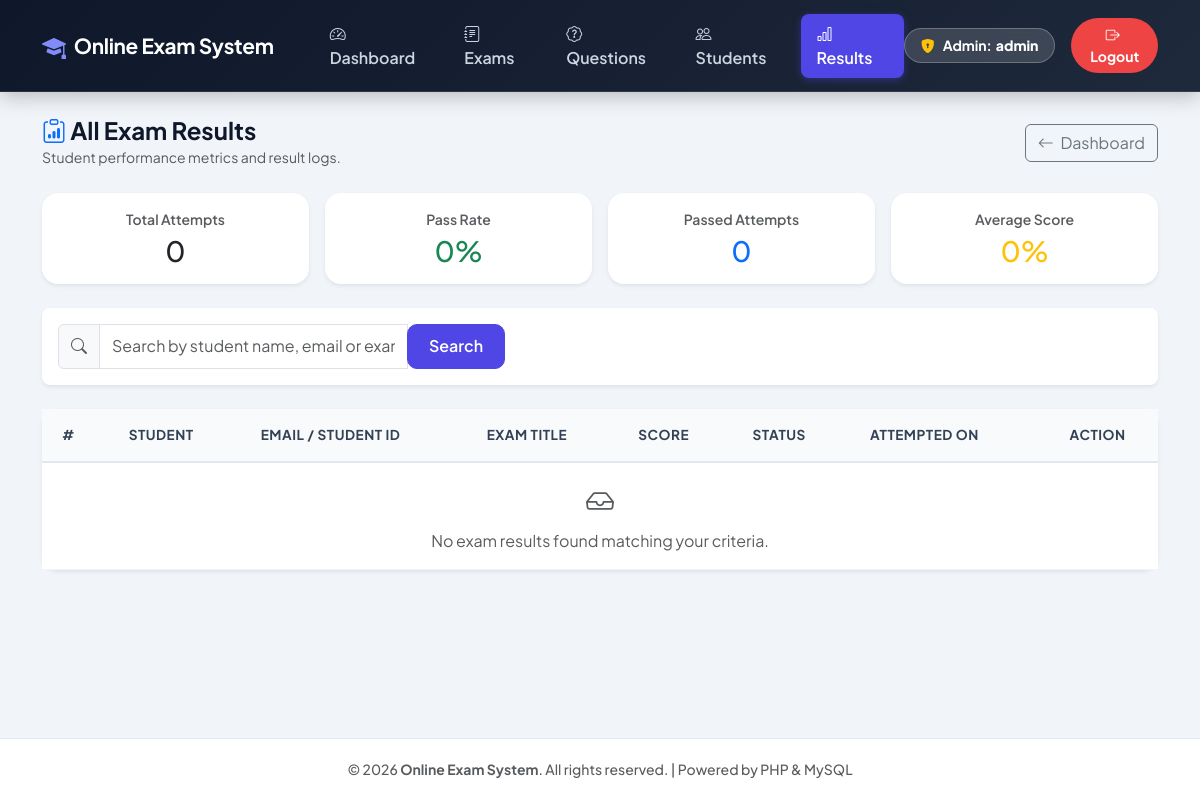
The page /admin/view-results.php (signed in) on the database as committed earlier.
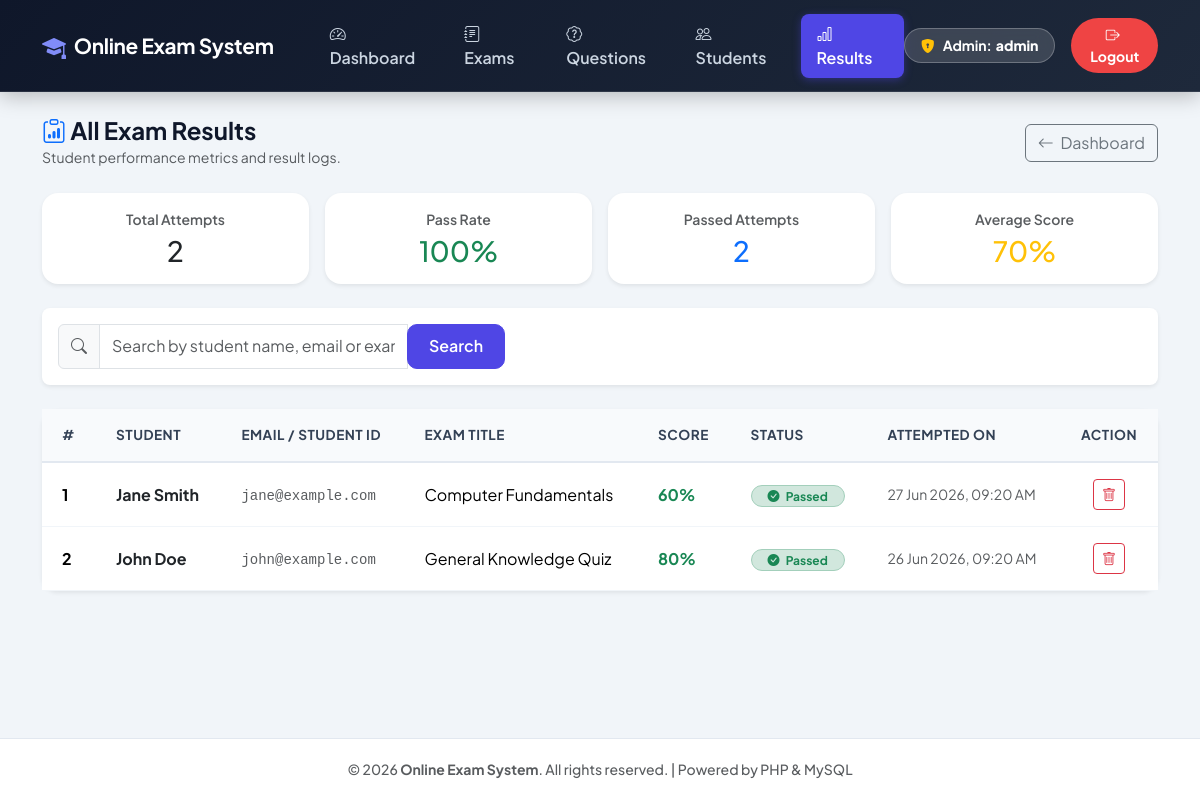
The same page on the database as committed later.
### tables this page shows
CREATE TABLE IF NOT EXISTS results (
    id INT AUTO_INCREMENT PRIMARY KEY,
    student_id INT NOT NULL,
    exam_id INT NOT NULL,
    score INT NOT NULL,
    attempted_at DATETIME DEFAULT CURRENT_TIMESTAMP,
    FOREIGN KEY (student_id) REFERENCES students(id) ON DELETE CASCADE,
    FOREIGN KEY (exam_id) REFERENCES exams(id) ON DELETE CASCADE
);

CREATE TABLE IF NOT EXISTS students (
    id INT AUTO_INCREMENT PRIMARY KEY,
    name VARCHAR(100) NOT NULL,
    email VARCHAR(100) NOT NULL UNIQUE,
    password VARCHAR(255) NOT NULL
);

CREATE TABLE IF NOT EXISTS exams (
    id INT AUTO_INCREMENT PRIMARY KEY,
    title VARCHAR(150) NOT NULL,
    duration_minutes INT NOT NULL DEFAULT 30
);

### admin/view-results.php (the view, shortened to what the changed rows need)
<?php
include '../includes/header.php';
include '../config/db.php';
$where_sql = "";
$results_query = "SELECT r.*, s.name AS student_name, s.email, e.title AS exam_title,
                 (SELECT COUNT(*) FROM questions q WHERE q.exam_id = e.id) AS total_q
                 FROM results r
                 JOIN students s ON r.student_id = s.id
                 JOIN exams e ON r.exam_id = e.id
                 $where_sql
                 ORDER BY r.attempted_at DESC";
$results = mysqli_query($conn, $results_query);
$q_stats = mysqli_query($conn, "SELECT
    COUNT(*) AS total_attempts,
    SUM(CASE WHEN score >= 50 THEN 1 ELSE 0 END) AS passed_count,
    SUM(CASE WHEN score < 50 THEN 1 ELSE 0 END) AS failed_count,
    AVG(score) AS avg_score
    FROM results");
$stats = ($q_stats ? mysqli_fetch_assoc($q_stats) : null);
$total_attempts = $stats['total_attempts'] ?? 0;
$passed_count = $stats['passed_count'] ?? 0;
$avg_score = round($stats['avg_score'] ?? 0, 1);
$pass_rate = $total_attempts > 0 ? round(($passed_count / $total_attempts) * 100, 1) : 0;
?>
<div class="row g-3 mb-4">
    <div class="col-md-3 col-6">
        <div class="card shadow-sm border-0 rounded-4 p-3 text-center bg-white">
            <small class="text-muted fw-semibold">Total Attempts</small>
            <h3 class="fw-extrabold text-dark mb-0 mt-1"><?php echo $total_attempts; ?></h3>
        </div>
    </div>
    <div class="col-md-3 col-6">
        <div class="card shadow-sm border-0 rounded-4 p-3 text-center bg-white">
            <small class="text-muted fw-semibold">Pass Rate</small>
            <h3 class="fw-extrabold text-success mb-0 mt-1"><?php echo $pass_rate; ?>%</h3>
        </div>
    </div>
    <div class="col-md-3 col-6">
        <div class="card shadow-sm border-0 rounded-4 p-3 text-center bg-white">
            <small class="text-muted fw-semibold">Passed Attempts</small>
            <h3 class="fw-extrabold text-primary mb-0 mt-1"><?php echo $passed_count; ?></h3>
        </div>
    </div>
    <div class="col-md-3 col-6">
        <div class="card shadow-sm border-0 rounded-4 p-3 text-center bg-white">
            <small class="text-muted fw-semibold">Average Score</small>
            <h3 class="fw-extrabold text-warning mb-0 mt-1"><?php echo $avg_score; ?>%</h3>
        </div>
    </div>
</div>
<div class="card shadow-sm border-0 rounded-4">
    <div class="card-body p-0">
        <div class="table-responsive">
            <table class="table custom-table align-middle mb-0">
                <thead>
                    <tr>
                        <th class="ps-4">#</th>
                        <th>Student</th>
                        <th>Email / Student ID</th>
                        <th>Exam Title</th>
                        <th>Score</th>
                        <th>Status</th>
                        <th>Attempted On</th>
                        <th class="text-center pe-4">Action</th>
                    </tr>
                </thead>
                <tbody>
                    <?php
                    if ($results && mysqli_num_rows($results) > 0):
                        $i = 1;
                        while ($r = mysqli_fetch_assoc($results)):
                            $passed = $r['score'] >= 50;
                    ?>
                        <tr>
                            <td class="ps-4 fw-bold"><?php echo $i++; ?></td>
                            <td><strong class="text-dark"><?php echo htmlspecialchars($r['student_name']); ?></strong></td>
                            <td><code class="text-muted"><?php echo htmlspecialchars($r['email']); ?></code></td>
                            <td><?php echo htmlspecialchars($r['exam_title']); ?></td>
                            <td>
                                <span class="fw-bold fs-6 <?php echo $passed ? 'text-success' : 'text-danger'; ?>">
                                    <?php echo $r['score']; ?>%
                                </span>
                            </td>
                            <td>
                                <?php if ($passed): ?>
                                    <span class="badge bg-success-subtle text-success border border-success-subtle rounded-pill px-3 py-1 fw-bold">
                                        <i class="bi bi-check-circle-fill me-1"></i> Passed
                                    </span>
                                <?php else: ?>
                                    <span class="badge bg-danger-subtle text-danger border border-danger-subtle rounded-pill px-3 py-1 fw-bold">
                                        <i class="bi bi-x-circle-fill me-1"></i> Failed
                                    </span>
                                <?php endif; ?>
                            </td>
                            <td class="text-muted small"><?php echo date('d M Y, h:i A', strtotime($r['attempted_at'])); ?></td>
                            <td class="text-center pe-4">
                                <a href="view-results.php?action=delete&id=<?php echo $r['id']; ?>"
                                   class="btn btn-sm btn-outline-danger"
                                   onclick="return confirm('Are you sure you want to delete this result entry?');"
                                   title="Delete Result">
                                    <i class="bi bi-trash"></i>
                                </a>
                            </td>
                        </tr>
                    <?php
                        endwhile;
                    else:
                    ?>
                        <tr>
                            <td colspan="8" class="text-center text-muted py-4">
                                <i class="bi bi-inbox fs-3 d-block mb-2"></i> No exam results found matching your criteria.
                            </td>
                        </tr>
                    <?php endif; ?>
                </tbody>
            </table>
        </div>
    </div>
</div>
<?php include '../includes/footer.php'; ?>

Rows that differ between the two databases and show on the page:
added results: student.name "Jane Smith", student.email "jane@example.com", exam.title "Computer Fundamentals", score "60", shows "Passed", attempted_at "27 Jun 2026, 09:20 AM"
added results: student.name "John Doe", student.email "john@example.com", exam.title "General Knowledge Quiz", score "80", shows "Passed", attempted_at "26 Jun 2026, 09:20 AM"
Other text that changed with them:
$total_attempts: "0" → "2"
$pass_rate: "0" → "100"
$passed_count: "0" → "2"
$avg_score: "0" → "70"
text no longer shown: "No exam results found matching your criteria."
